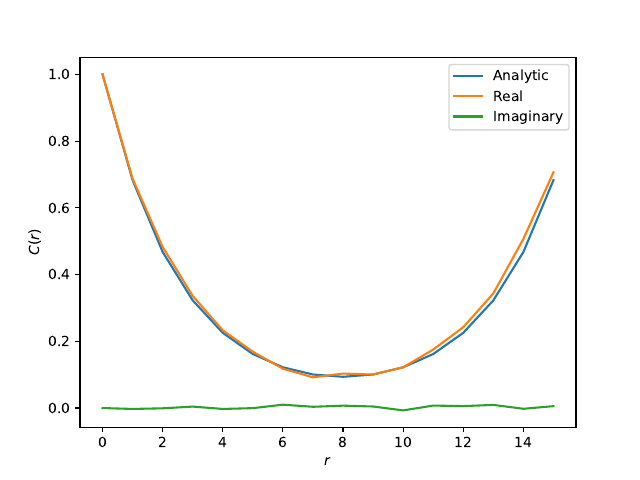

This figure's Python source:
## This code was written by looking through the C++ skeleton code, and
## translating it into python, then expanding on that.

import numpy as np
from scipy.constants import k
import matplotlib.pyplot as plt

np.random.seed(100)

q = 3 # q spin states
L = 16 # System size
N = L # Total number of spins
T = 0.5 # Temperature in units of J

P_connect = 1 - np.exp(-1/T) # Connection probability

n_clusters = 1 # Number of clusters per MC step
n_steps_eq = 10000 # Number of equilibrium MC steps
n_steps = 10000 # Number of measurement MC steps

S = np.random.randint(0, 3, N) # Array containing spin state of each site

# Possible values of m_j from spin
m_spin = np.array([
        1,
        np.exp(2*np.pi/3 * 1j),
        np.exp(4*np.pi/3 * 1j)
])

# Initialize magnetization counter
M_count = np.zeros(q)
M_count[0] = N

def index(x):
    # Find index of position
    return x

def xpos(i):
    # Find position of index
    return i%L

def neighbor_index(i, dir):
    x = xpos(i)
    if dir == 0:
        # Right
        return index((x+1)%L)
    elif dir == 1:
        # Left
        return index((x-1+L)%L)
    else:
        raise ValueError("dir must be 0 or 1")

def flip_and_build(i):
    # Run one cluster starting from i by going through neighbours recursively
    old_state = S[i]
    new_state = (S[i]+1)%q

    S[i] = new_state # Flip the spin
    
    # Count spins
    M_count[old_state] -= 1
    M_count[new_state] += 1

    for dir in range(2):
        j = neighbor_index(i, dir)
        if (S[j] == old_state):
            if (np.random.uniform() < P_connect):
                flip_and_build(j)


## Equilibrate
for t in range(n_steps_eq):
    for c in range(n_clusters):
        flip_and_build(np.random.randint(0, N))

## Run measurements
mit = np.zeros((N, n_steps), dtype=complex)

for t in range(n_steps):
    for c in range(n_clusters):
        flip_and_build(np.random.randint(0,N))
    
    mit[:, t] = m_spin[S]

m0t_mit = np.conj(mit[0,:]) * mit
mi_mean = np.mean(mit, axis=1)

corr_func = np.mean(m0t_mit, axis=1) - np.conj(mi_mean[0]) * mi_mean

# print(corr_func)



## Analytic correlation function
def corr_func_anal(r):
    lam0 = np.exp(1/T) + 2
    lam1 = np.exp(1/T) - 1
    
    num = lam1**N + lam0**r * lam1**(N-r) + lam0**(N-r) * lam1**r
    den = lam0**N + 2 * lam1**N

    return num/den

## Plot
r_vals = np.arange(0, N)
corr_anal = corr_func_anal(r_vals)

plt.xlabel("$r$")
plt.ylabel("$C(r)$")
plt.plot(r_vals, corr_anal, label="Analytic")
plt.plot(r_vals, np.real(corr_func), label="Real")
plt.plot(r_vals, np.imag(corr_func), label="Imaginary")
plt.legend()
plt.savefig("test.pdf")